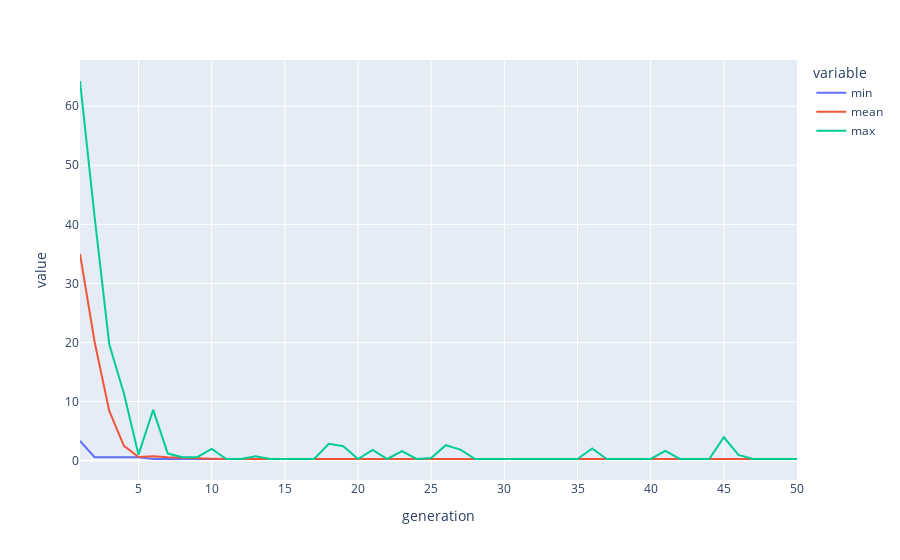

Notebook cell for this chart:
### Code cell
history = pd.DataFrame(
    {
        "generation": np.arange(1, len(mean_values) + 1),
        "min": min_values,
        "mean": mean_values,
        "max": max_values,
    }
).melt(id_vars="generation")

fig = px.line(data_frame=history, x="generation", y="value", color="variable")
fig.show()

### Figure 1 — Plotly figure (JSON) as saved in the notebook; plotly's stock layout.template omitted (floating-point values rounded to 4 significant figures)
{"data": [{"hovertemplate": "variable=min<br>generation=%{x}<br>value=%{y}<extra></extra>", "legendgroup": "min", "line": {"color": "#636efa", "dash": "solid"}, "marker": {"symbol": "circle"}, "mode": "lines", "name": "min", "orientation": "v", "showlegend": true, "type": "scatter", "x": [1, 2, 3, 4, 5, 6, 7, 8, 9, 10, 11, 12, 13, 14, 15, 16, 17, 18, 19, 20, 21, 22, 23, 24, 25, 26, 27, 28, 29, 30, 31, 32, 33, 34, 35, 36, 37, 38, 39, 40, 41, 42, 43, 44, 45, 46, 47, 48, 49, 50], "xaxis": "x", "y": [3.316, 0.5843, 0.5843, 0.5843, 0.5843, 0.2719, 0.2719, 0.2719, 0.2719, 0.2719, 0.2719, 0.2719, 0.2719, 0.2719, 0.2719, 0.2719, 0.2719, 0.2719, 0.2719, 0.2719, 0.2719, 0.2719, 0.2719, 0.2719, 0.2719, 0.2719, 0.2719, 0.2719, 0.2719, 0.2719, 0.2719, 0.2719, 0.2719, 0.2719, 0.2719, 0.2719, 0.2719, 0.2719, 0.2719, 0.2719, 0.2719, 0.2719, 0.2719, 0.2719, 0.2719, 0.2719, 0.2719, 0.2719, 0.2719, 0.2719], "yaxis": "y"}, {"hovertemplate": "variable=mean<br>generation=%{x}<br>value=%{y}<extra></extra>", "legendgroup": "mean", "line": {"color": "#EF553B", "dash": "solid"}, "marker": {"symbol": "circle"}, "mode": "lines", "name": "mean", "orientation": "v", "showlegend": true, "type": "scatter", "x": [1, 2, 3, 4, 5, 6, 7, 8, 9, 10, 11, 12, 13, 14, 15, 16, 17, 18, 19, 20, 21, 22, 23, 24, 25, 26, 27, 28, 29, 30, 31, 32, 33, 34, 35, 36, 37, 38, 39, 40, 41, 42, 43, 44, 45, 46, 47, 48, 49, 50], "xaxis": "x", "y": [34.98, 20.08, 8.401, 2.492, 0.6012, 0.7383, 0.5589, 0.4593, 0.2969, 0.3113, 0.2719, 0.2719, 0.2815, 0.2719, 0.2719, 0.2719, 0.2719, 0.3234, 0.3154, 0.2719, 0.303, 0.2719, 0.2989, 0.2719, 0.2752, 0.3187, 0.3056, 0.2719, 0.2719, 0.2719, 0.2719, 0.2731, 0.2719, 0.2719, 0.2719, 0.3074, 0.2719, 0.2719, 0.2719, 0.2719, 0.3026, 0.2719, 0.2719, 0.2719, 0.3455, 0.2856, 0.2719, 0.2719, 0.2719, 0.2719], "yaxis": "y"}, {"hovertemplate": "variable=max<br>generation=%{x}<br>value=%{y}<extra></extra>", "legendgroup": "max", "line": {"color": "#00cc96", "dash": "solid"}, "marker": {"symbol": "circle"}, "mode": "lines", "name": "max", "orientation": "v", "showlegend": true, "type": "scatter", "x": [1, 2, 3, 4, 5, 6, 7, 8, 9, 10, 11, 12, 13, 14, 15, 16, 17, 18, 19, 20, 21, 22, 23, 24, 25, 26, 27, 28, 29, 30, 31, 32, 33, 34, 35, 36, 37, 38, 39, 40, 41, 42, 43, 44, 45, 46, 47, 48, 49, 50], "xaxis": "x", "y": [64.27, 41.24, 19.67, 11.37, 1.007, 8.6, 1.191, 0.5843, 0.5843, 1.994, 0.2719, 0.2719, 0.7518, 0.2719, 0.2719, 0.2719, 0.2719, 2.843, 2.448, 0.2719, 1.823, 0.2719, 1.62, 0.2719, 0.4375, 2.613, 1.872, 0.2719, 0.2719, 0.2719, 0.2719, 0.3285, 0.2719, 0.2719, 0.2719, 2.046, 0.2719, 0.2719, 0.2719, 0.2719, 1.638, 0.2719, 0.2719, 0.2719, 3.951, 0.9533, 0.2719, 0.2719, 0.2719, 0.2719], "yaxis": "y"}], "layout": {"legend": {"title": {"text": "variable"}, "tracegroupgap": 0}, "margin": {"t": 60}, "xaxis": {"anchor": "y", "domain": [0, 1], "title": {"text": "generation"}}, "yaxis": {"anchor": "x", "domain": [0, 1], "title": {"text": "value"}}}}
